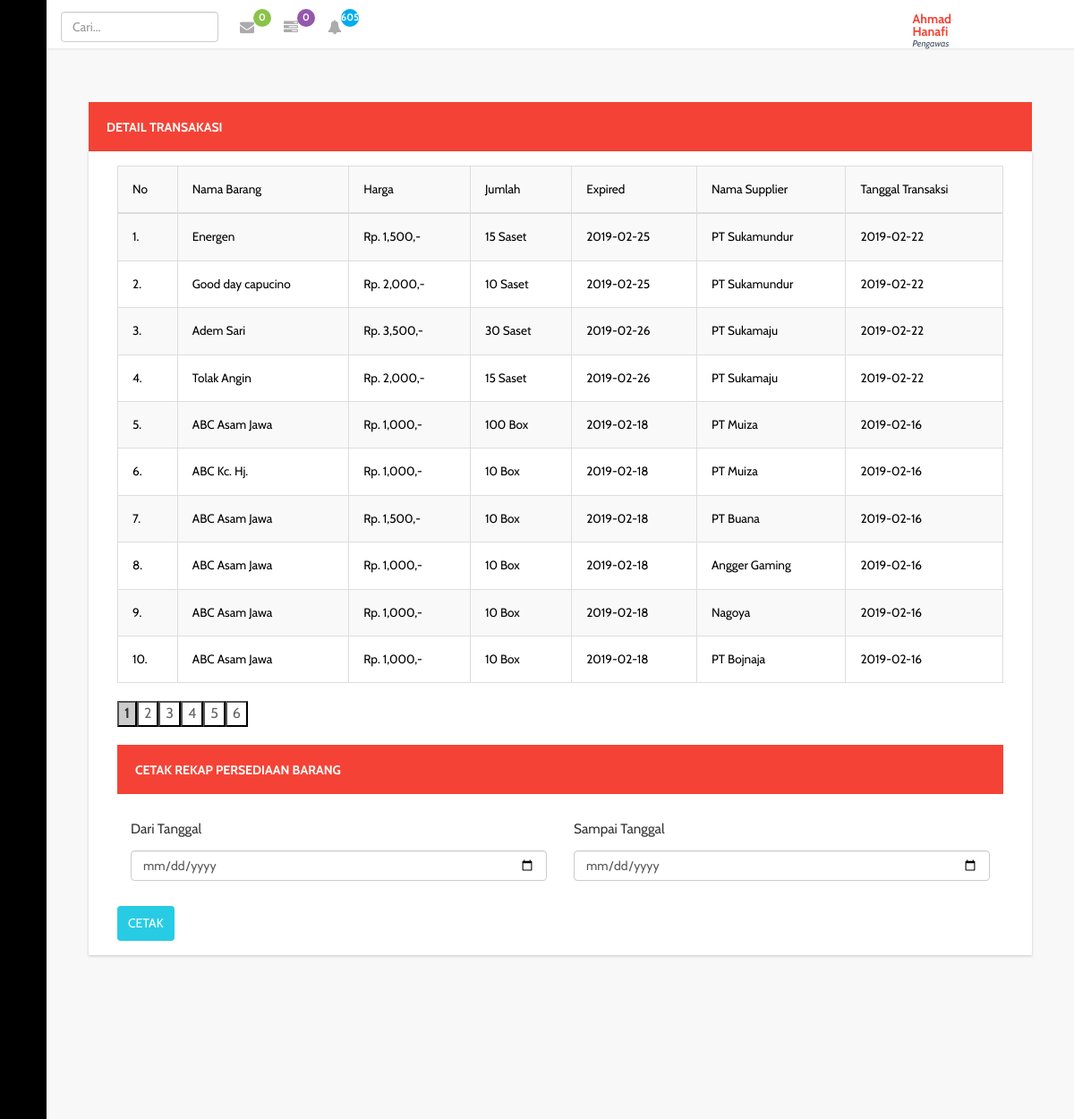
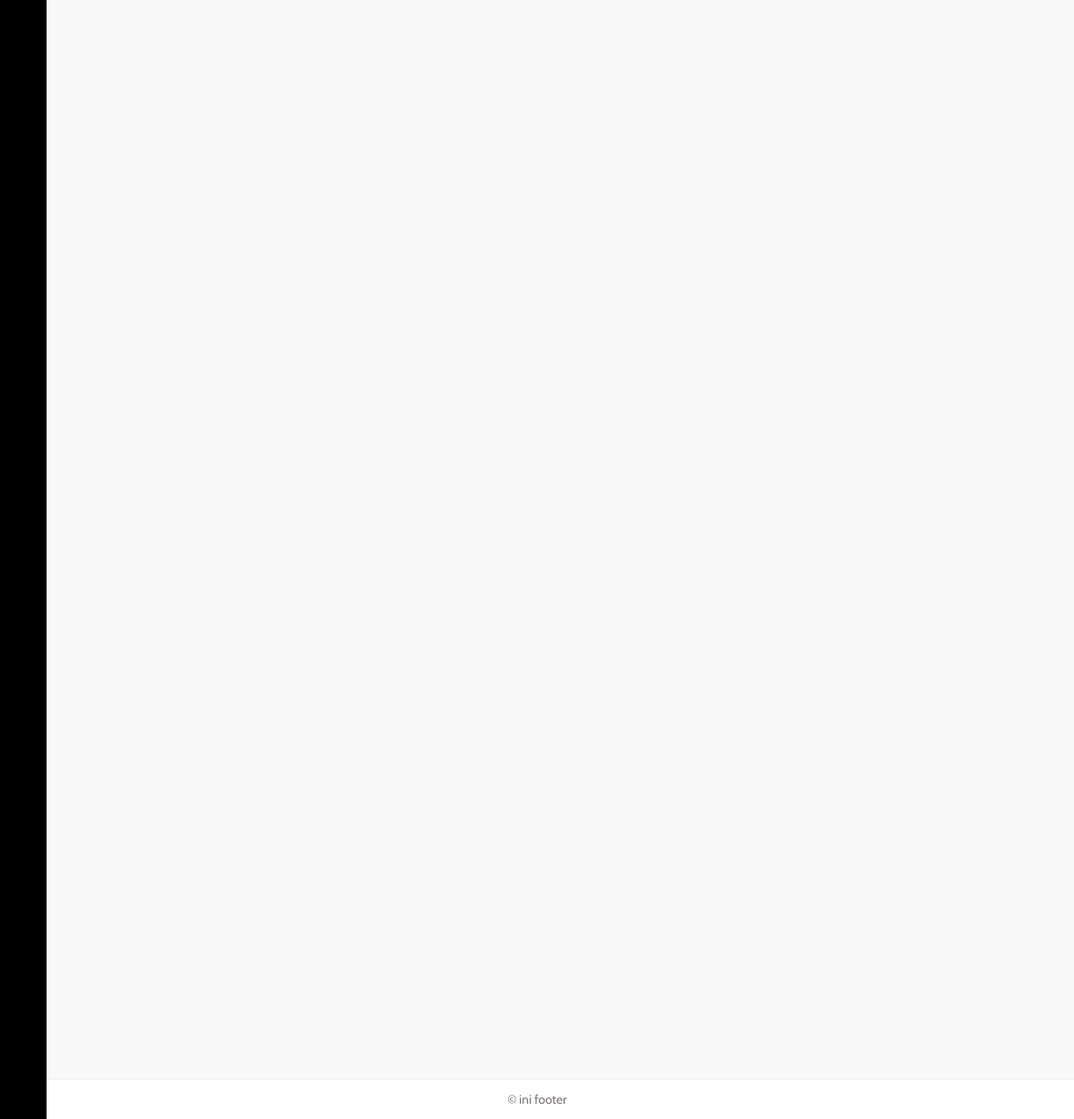
The page /supervi/index.php?page=dttransmsk (signed in) on the database its author committed (2 pictures, top to bottom).
### tables this page shows
CREATE TABLE `user` (
  `id_ptgs` varchar(20) NOT NULL,
  `nm_ptgs` varchar(20) NOT NULL,
  `jk` char(1) NOT NULL,
  `passwd` varchar(255) NOT NULL,
  `almt` varchar(255) NOT NULL,
  `no_tlp` varchar(13) NOT NULL,
  `lvl` int(11) NOT NULL
);

CREATE TABLE `transbrg_msk` (
  `transbrg_msk` int(11) NOT NULL,
  `transmsk` int(11) NOT NULL,
  `id_jns` varchar(6) NOT NULL,
  `kd_brg` varchar(30) NOT NULL,
  `hrg` int(11) NOT NULL,
  `jmlh` int(11) NOT NULL,
  `jmlhesc` int(11) NOT NULL,
  `satuan` varchar(10) NOT NULL,
  `expr` date NOT NULL,
  `byr` varchar(7) NOT NULL,
  `kd_supp` varchar(20) NOT NULL,
  `almtsupp` varchar(100) NOT NULL,
  `tlpsup` varchar(13) NOT NULL,
  `tgl_trans` date NOT NULL
);

CREATE TABLE `tb_brg` (
  `kd_brg` varchar(30) NOT NULL,
  `nm_brg` varchar(30) NOT NULL,
  `hrg_bli` int(11) NOT NULL,
  `hrg_jwl` int(11) NOT NULL,
  `stk` int(11) NOT NULL,
  `expr` date NOT NULL,
  `status` int(11) NOT NULL
);

CREATE TABLE `trans_msk` (
  `transmsk` int(11) NOT NULL,
  `nm_supp` varchar(30) NOT NULL,
  `almtsupp` varchar(100) NOT NULL,
  `tlpsup` varchar(13) NOT NULL,
  `tottrans` int(11) NOT NULL,
  `byr` varchar(7) NOT NULL,
  `tempo` date NOT NULL,
  `tgltrans` date NOT NULL
);

### models/m_dttrans.php (called while the page is built, shortened)
<?php
class TransMasuk {
	private $mysqli;
	function __construct($conn) {
		$this->mysqli = $conn;
	}
	public function tampil ($id = null) {
		$db = $this->mysqli->conn;
		$sql = "SELECT * FROM transbrg_msk";
		$query = $db->query($sql) or die ($db->error);
		return $query;
	}
	public function tampillimitv2 ($posisi,$batas) {
		$db = $this->mysqli->conn;
		$sql = "SELECT `transbrg_msk`, trans_msk.`transmsk`,transbrg_msk.`kd_brg`,tb_brg.`nm_brg` ,transbrg_msk.`id_jns`, jns_brg.`jns_brg`, transbrg_msk.`hrg`, transbrg_msk.`jmlh`,transbrg_msk.`expr`, transbrg_msk.`satuan`,trans_msk.`nm_supp`, trans_msk.`almtsupp`,trans_msk.`tlpsup`, trans_msk.`tottrans`,trans_msk.`byr`, trans_msk.`tgltrans` FROM `transbrg_msk` INNER join `trans_msk` on trans_msk.transmsk=transbrg_msk.transmsk join tb_brg on transbrg_msk.kd_brg=tb_brg.kd_brg JOIN jns_brg on transbrg_msk.id_jns=jns_brg.id_jns ORDER BY trans_msk.tgltrans DESC LIMIT $posisi, $batas";
		$query = $db->query($sql) or die ($db->error);
		return $query;
	}
	public function tampilnot () {
		$db = $this->mysqli->conn;
		$sql = "SELECT transbrg_msk.transbrg_msk, transbrg_msk.hrg, transbrg_msk.jmlh, transbrg_msk.jmlhesc,  transbrg_msk.satuan, transbrg_msk.expr, tb_brg.kd_brg, tb_brg.nm_brg, trans_msk.nm_supp, trans_msk.almtsupp, trans_msk.tlpsup, datediff(current_date(), transbrg_msk.expr) as selisih FROM transbrg_msk INNER JOIN trans_msk on transbrg_msk.transmsk=trans_msk.transmsk JOIN tb_brg ON transbrg_msk.kd_brg=tb_brg.kd_brg WHERE datediff(current_date(), transbrg_msk.expr) >= -7 and datediff(current_date(), transbrg_msk.expr) <=7 and transbrg_msk.jmlhesc > 0";
		$query = $db->query($sql) or die ($db->error);
		return $query;
	}
}
?>

### models/m_trans.php (called while the page is built, shortened)
<?php
class Trans {
	private $mysqli;
	function __construct($conn) {
		$this->mysqli = $conn;
	}
	public function tampilnot ($id = null) {
		$db = $this->mysqli->conn;
		$sql = "SELECT `transmsk`,`nm_supp`,`almtsupp`,`tlpsup`,`tottrans`,`byr`,`tempo`,`tgltrans`, datediff(current_date(), tempo) as selisih FROM `trans_msk` WHERE byr='Piutang' AND tempo >= current_date()";
		$query = $db->query($sql) or die ($db->error);
		return $query;
	}
}
?>

### models/m_barang.php (called while the page is built, shortened)
<?php
class Barang {
	private $mysqli;
	function __construct($conn) {
		$this->mysqli = $conn;
	}
	public function tampilnotv2 ($istk) {
		$db = $this->mysqli->conn;
		$sql = "SELECT * FROM tb_brg";
		if ($istk != null) {
		$sql .= " WHERE stk <= $istk";
		}
		$query = $db->query($sql) or die ($db->error);
		return $query;
	}
}
?>

### views/dttransmsk.php (the view, shortened to what this page needs)
<?php
$Transin = new TransMasuk($connection);
?>
<div class="graphs">
	<div class="col-lg-12">
		<div class="panel panel-warning" data-widget="{&quot;draggable&quot;: &quot;false&quot;}" data-widget-static="">
			<div class="panel-heading">
				<h2>Detail Transakasi</h2>
			</div>
			<div class="panel-body no-padding" style="display: block;">
				<div class="table-responsive">
					<table class="table table-bordered table-hover table-striped">
						<tr>
							<td>No</td>
								<td>Nama Barang</td>
								<td>Harga</td>
								<td>Jumlah</td>
								<td>Expired</td>
								<td>Nama Supplier</td>
								<td>Tanggal Transaksi</td>
							</tr>
							<tbody id="carit">
								<?php
								$batas=10;
								$hal=@$_GET['hal'];
								if(empty($hal)){
									$posisi = 0;
									$hal = 1;
								} else {
									$posisi = ($hal - 1)* $batas;
								}
								$no = $posisi +1;
								$tampil = $Transin->tampillimitv2($posisi,$batas);
								while($data = $tampil->fetch_object()){
									?>
									<tr>
										<td><?php echo $no++."."; ?></td>
									<td><?php echo $data->nm_brg; ?></td>
									<td><?php echo 'Rp. '.number_format($data->hrg).',-' ?></td>
									<td><?php echo $data->jmlh; ?> <?php echo $data->satuan; ?></td>
									<td><?php echo $data->expr; ?></td>
									<td><?php echo $data->nm_supp; ?></td>
									<td><?php echo $data->tgltrans; ?></td>
							</tr>
							<?php
						}
						?>
					</tbody>
				</table>
			</div>
			<div class="pagination">
				<?php
				$baris=$Transin->tampil();
				$jml=mysqli_num_rows($baris);
				$jml_hal = ceil($jml/$batas);
				for ($i=1; $i<=$jml_hal ; $i++){
					if($i != $hal){
						echo "<a href='?page=dttransmsk&hal=$i'><button style='background-color:#fff; border:1px solid:#666; color:#666'>$i</button></a>";
					}else{
						echo "<button style='background-color:#ccc; border:1px solid:#000;'><b>$i</b></button></a>";
					}
				} ?>
			</div>
			<div class="panel-heading">
				<h2>Cetak Rekap Persediaan Barang</h2>
			</div>
			<form action="../views/ctktransmsk.php" method="POST">
				<div class="col-md-6 col-centered">
					<h4><label class="panel-warning" for="print">Dari Tanggal</label></h4><input type="date" name="dari" class="form-control" id="dari" required>
				</div>
				<div class="col-md-6 col-centered">
					<h4><label class="panel-warning" for="print">Sampai Tanggal</label></h4><input type="date" name="sampai" class="form-control" id="sampai" required>
				</div>
				<input type="submit" class="btn btn-success panel-warning" name="cetak" value="CETAK">
			</form>
		</div>
	</div>
</div>
</div>

### supervi/index.php (shortened to what this page needs)
<?php
require_once('../config/_koneksi.php');
include "../models/m_barang.php";
include "../models/m_dttrans.php";
include "../models/m_trans.php";
$connection = new Database ($host, $user, $pass, $database);
$brgs = new Barang($connection);
$Transins = new TransMasuk($connection);
$Mskcek = new Trans($connection);
?>
<!DOCTYPE HTML>
<html>
<head>
	<link href="../assets/css/bootstrap.min.css" rel='stylesheet' type='text/css' />
	<link href="../assets/css/style.css" rel='stylesheet' type='text/css' />
	<link href="../assets/css/font-awesome.css" rel="stylesheet">
	<link rel="stylesheet" href="../assets/css/icon-font.min.css" type='text/css' />
	<link href="../assets/css/animate.css" rel="stylesheet" type="text/css" media="all">
</head>
<body class="sticky-header left-side-collapsed" onload="initMap()">
	<section>
		<div class="left-side sticky-left-side">
			<div class="logo-icon text-center">
				<a href="?page=dashboard"><i class="lnr lnr-home"></i> </a>
			</div>
			<div class="left-side-inner">
				<ul class="nav nav-pills nav-stacked custom-nav">
					<li class="menu-list">
						<a href="#"><i class="lnr lnr-cart"></i>
							<span>Pemasukan</span></a>
						</li>
						<li class="menu-list">
							<a href="#"><i class="lnr lnr-upload"></i>
								<span>Pengeluaran</span></a>
							</li>
							<li class="menu-list"><a href="#"><i class="lnr lnr-book"></i> <span>Barang</span></a>
							</li>
						</ul>
					</div>
				</div>
				<div class="main-content main-content2 main-content2copy">
					<div class="header-section">
						<div class="menu-right">
							<div class="user-panel-top">
								<div class="profile_details_left">
									<ul class="nofitications-dropdown">
										<li class="login_box" id="loginContainer">
														<input class="form-control" placeholder="Cari..." type="text" id="cari">
										</li>
										<li class="dropdown">
											<a href="#" class="dropdown-toggle" data-toggle="dropdown" aria-expanded="false">
												<?php
												$pesans = $Transins->tampilnot();
												$cekin = mysqli_num_rows($pesans);
												?>
												<i class="fa fa-envelope"></i><span class="badge"><?php echo $cekin; ?></span></a>
											</li>
											<li class="dropdown">
												<a href="#" class="dropdown-toggle" data-toggle="dropdown" aria-expanded="false">
													<?php
													$tampilutng = $Mskcek->tampilnot();
													$cekutng = mysqli_num_rows($tampilutng);
													?>
													<i class="fa fa-tasks"></i><span class="badge blue1"><?php echo $cekutng; ?></span></a>
												</li>
												<li class="dropdown">
													<a href="#" class="dropdown-toggle" data-toggle="dropdown" aria-expanded="false">
														<?php
														$istk=10;
														$tampils = $brgs->tampilnotv2($istk);
														$cekbrgs = mysqli_num_rows($tampils);
														?>
														<i class="fa fa-bell"></i><span class="badge blue"><?php echo $cekbrgs; ?></span></a>
													</li>
												</ul>
											</div>
											<div class="profile_details">
												<ul>
													<li class="dropdown profile_details_drop">
														<a href="#" class="dropdown-toggle" data-toggle="dropdown" aria-expanded="false">
															<div class="profile_img">
																<span style="background:url(../assets/images/149071v2j.png) no-repeat center"> </span>
																<div class="user-name">
																	<?php
																	$u=$_SESSION['username'];
																	$db=mysqli_connect($host,$user,$pass,$database);
																	$sql = "SELECT * FROM user WHERE id_ptgs='$u'";
																	$result=mysqli_query($db,$sql);
																	$row = mysqli_fetch_array($result,MYSQLI_ASSOC);
																	?>
																	<p><?php echo $row['nm_ptgs']?><span>Pengawas</span></p>
																</div>
																<i class="lnr lnr-chevron-down"></i>
																<div class="clearfix"></div>
															</div>
														</a>
													</li>
													<div class="clearfix"> </div>
												</ul>
											</div>
					<div class="clearfix"></div>
				</div>
			</div>
		</div>
		<div id="page-wrapper" style="height: 2450px">
			<?php
			if(@$_GET['page']=='dashboard' || @$_GET['page']==''){
				include "../views/dashboard.php";
			}else if(@$_GET['page']=='dtbarang'){
				include "../views/dtbarang.php";
			}else if(@$_GET['page']=='barang'){
				include "../views/barang.php";
			}else if(@$_GET['page']=='profile'){
				include "../views/profile.php";
			}else if(@$_GET['page']=='trbrgmsk'){
				include "../views/trbrgmsk.php";
			}else if(@$_GET['page']=='dttransmsk'){
				include "../views/dttransmsk.php";
			}else if(@$_GET['page']=='dttransklr'){
				include "../views/dttransklr.php";
			}else if(@$_GET['page']=='dtilpnglran'){
				include "../views/dtilpnglran.php";
			}else if(@$_GET['page']=='dtbrgexpr'){
				include "../views/dtbrgexpr.php";
			}else if(@$_GET['page']=='transklran'){
				include "../views/transklran.php";
			}else if(@$_GET['page']=='transmskan'){
				include "../views/transmskan.php";
			}else if(@$_GET['page']=='dtputng'){
				include "../views/dtputng.php";
			}else if(@$_GET['page']=='dtmngusr'){
				include "../views/dtmngusr.php";
			}else if(@$_GET['page']=='dtbarangstk'){
				include "../views/dtbarangstk.php";
			}
			?>
		</div>
	</div>
	<footer>
		<p>&copy ini footer</p>
	</footer>
</section>
</body>
</html>

### rows shown on the page
user: nm_ptgs "Ahmad Hanafi"
transbrg_msk: kd_brg.nm_brg "Energen", hrg "1,500", jmlh "15", satuan "Saset", expr "2019-02-25", transmsk.nm_supp "PT Sukamundur", transmsk.tgltrans "2019-02-22"
transbrg_msk: kd_brg.nm_brg "Good day capucino", hrg "2,000", jmlh "10", satuan "Saset", expr "2019-02-25", transmsk.nm_supp "PT Sukamundur", transmsk.tgltrans "2019-02-22"
transbrg_msk: kd_brg.nm_brg "Adem Sari", hrg "3,500", jmlh "30", satuan "Saset", expr "2019-02-26", transmsk.nm_supp "PT Sukamaju", transmsk.tgltrans "2019-02-22"
transbrg_msk: kd_brg.nm_brg "Tolak Angin", hrg "2,000", jmlh "15", satuan "Saset", expr "2019-02-26", transmsk.nm_supp "PT Sukamaju", transmsk.tgltrans "2019-02-22"
transbrg_msk: kd_brg.nm_brg "ABC Asam Jawa", hrg "1,000", jmlh "100", satuan "Box", expr "2019-02-18", transmsk.nm_supp "PT Muiza", transmsk.tgltrans "2019-02-16"
transbrg_msk: kd_brg.nm_brg "ABC Kc. Hj.", hrg "1,000", jmlh "10", satuan "Box", expr "2019-02-18", transmsk.nm_supp "PT Muiza", transmsk.tgltrans "2019-02-16"
transbrg_msk: kd_brg.nm_brg "ABC Asam Jawa", hrg "1,500", jmlh "10", satuan "Box", expr "2019-02-18", transmsk.nm_supp "PT Buana", transmsk.tgltrans "2019-02-16"
transbrg_msk: kd_brg.nm_brg "ABC Asam Jawa", hrg "1,000", jmlh "10", satuan "Box", expr "2019-02-18", transmsk.nm_supp "Angger Gaming", transmsk.tgltrans "2019-02-16"
transbrg_msk: kd_brg.nm_brg "ABC Asam Jawa", hrg "1,000", jmlh "10", satuan "Box", expr "2019-02-18", transmsk.nm_supp "Nagoya", transmsk.tgltrans "2019-02-16"
transbrg_msk: kd_brg.nm_brg "ABC Asam Jawa", hrg "1,000", jmlh "10", satuan "Box", expr "2019-02-18", transmsk.nm_supp "PT Bojnaja", transmsk.tgltrans "2019-02-16"

### other values the page prints
$cekin "0"
$cekutng "0"
$cekbrgs "605"
